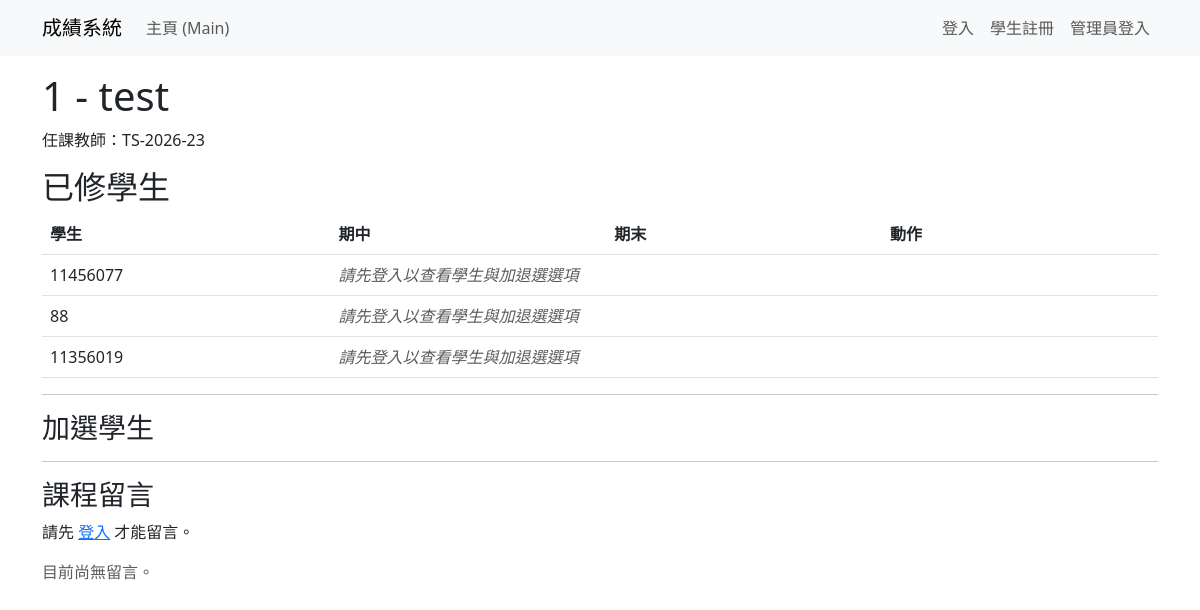
/course/9/, run on an earlier commit of the app's database.
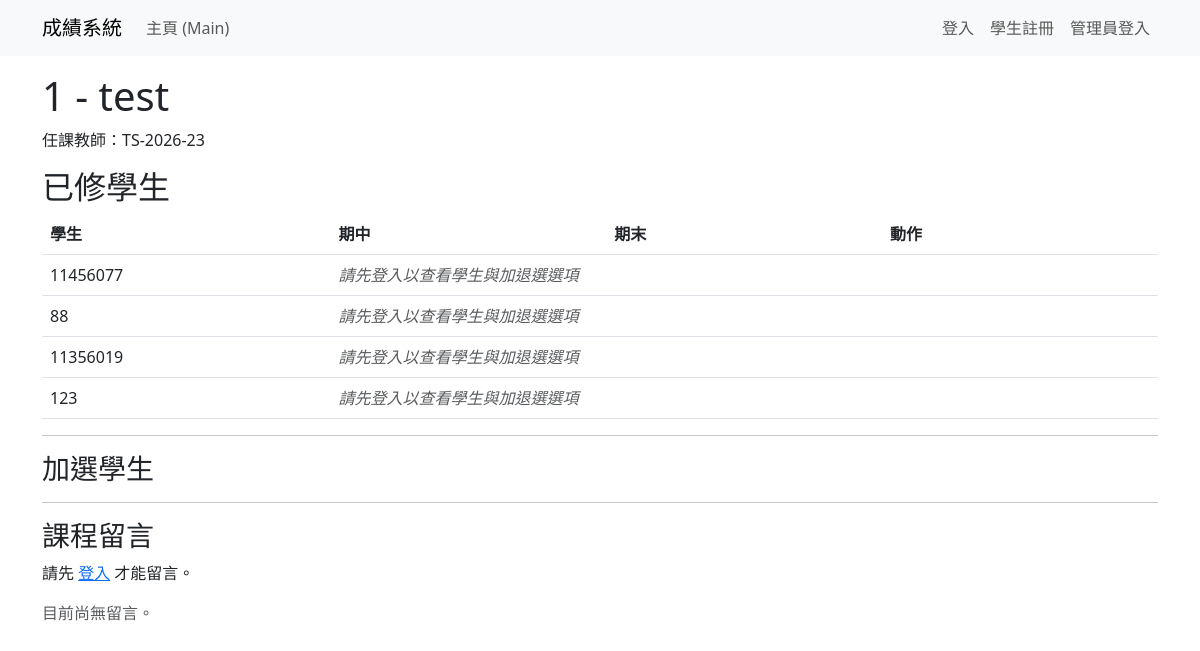
And on a later commit of the database.
### grades/models.py (models this page shows, shortened)
class Enrollment(models.Model):
    student = models.ForeignKey(User, on_delete=models.CASCADE, verbose_name="學生", related_name='enrollments')
    course = models.ForeignKey(Course, on_delete=models.CASCADE, verbose_name="課程", related_name='enrollments')
    semester = models.CharField(max_length=20, blank=True, default='', verbose_name="學期")
    approved = models.BooleanField(default=False, verbose_name="審核通過")
    requested_at = models.DateTimeField(default=timezone.now, verbose_name="申請時間")
    midterm_grade = models.DecimalField(
        max_digits=7,
        decimal_places=2,
        null=True,
        blank=True,
        verbose_name="期中成績",
        validators=[MinValueValidator(0)],
    )
    final_grade = models.DecimalField(
        max_digits=7,
        decimal_places=2,
        null=True,
        blank=True,
        verbose_name="期末成績",
        validators=[MinValueValidator(0)],
    )
    class Meta:
        verbose_name = "選課紀錄"
        verbose_name_plural = "選課紀錄管理"

### grades/views.py (the view)
# urls.py: path('course/<int:course_id>/', views.course_detail, name='course_detail'),
def course_detail(request, course_id):
    course = get_object_or_404(Course, id=course_id)
    enrollments = Enrollment.objects.filter(course=course).select_related('student')
    enrolled_student_ids = [e.student.id for e in enrollments]
    other_students = User.objects.exclude(id__in=enrolled_student_ids).filter(is_staff=False).order_by('username')
    comments = Comment.objects.filter(course=course).select_related('user').order_by('-created_at')
    comment_form = CommentForm()
    user_profile = getattr(request.user, 'profile', None) if request.user.is_authenticated else None
    return render(request, 'course.html', {
        'course': course,
        'enrollments': enrollments,
        'other_students': other_students,
        'comments': comments,
        'comment_form': comment_form,
        'user_profile': user_profile,
    })

### templates/course.html (shortened to what this page needs)
{% extends "base.html" %}
{% block content %}
<h1>{{ course.code }} - {{ course.name }}</h1>
<p>任課教師：{% if course.teacher %}{{ course.teacher.username }}{% else %}<span class="text-muted">未分配</span>{% endif %}</p>
<h2>已修學生</h2>
{% if enrollments %}
  <table class="table">
    <thead>
      <tr>
        <th>學生</th>
        <th>期中</th>
        <th>期末</th>
        <th>動作</th>
      </tr>
    </thead>
    <tbody>
      {% for e in enrollments %}
        <tr>
          <td>{{ e.student.username }}</td>
          {% if user.is_authenticated %}
            {% if user.is_staff or user == e.student or course.teacher and user == course.teacher %}
            <td>{{ e.midterm_grade|default:'-' }}</td>
            <td>{{ e.final_grade|default:'-' }}</td>
            <td>
              <form method="post" action="{% url 'enroll_course' %}">
                  {% csrf_token %}
                  <input type="hidden" name="course_id" value="{{ course.id }}">
                  <input type="hidden" name="action" value="drop">
                  {% if user.is_staff or course.teacher and user == course.teacher %}
                    <input type="hidden" name="student_id" value="{{ e.student.id }}">
                  {% endif %}
                  <button class="btn btn-sm btn-danger" type="submit">退選</button>
                </form>
            </td>
            {% else %}
            <td colspan="3"><em class="text-muted">僅限本人或授課教師可見</em></td>
            {% endif %}
          {% else %}
            <td colspan="3"><em class="text-muted">請先登入以查看學生與加退選選項</em></td>
          {% endif %}
        </tr>
      {% endfor %}
    </tbody>
  </table>
{% else %}
  <p>尚無學生修課。</p>
{% endif %}
<hr>
<h3>加選學生</h3>
<hr>
<h3>課程留言</h3>
  {% if user.is_authenticated %}
    <form method="post" action="{% url 'add_comment' course.id %}">
    {% csrf_token %}
    {{ comment_form.as_p }}
    <button class="btn btn-primary">留言</button>
  </form>
{% else %}
  <p>請先 <a href="{% url 'login' %}">登入</a> 才能留言。</p>
{% endif %}
  {% if comments %}
  <ul class="list-group mt-3">
    {% for c in comments %}
      <li class="list-group-item">
        <div class="d-flex justify-content-between">
          <div>
            <strong>{{ c.user.username }}</strong> <small class="text-muted">{{ c.created_at }}</small>
            <div>{{ c.content|linebreaks }}</div>
          </div>
          <div>
            {% if c.user == user or user.is_staff %}
              <a href="{% url 'edit_comment' c.id %}" class="btn btn-sm btn-outline-secondary">編輯</a>
              <form method="post" action="{% url 'delete_comment' c.id %}" style="display:inline;">
                {% csrf_token %}
                <button class="btn btn-sm btn-danger" onclick="return confirm('確定刪除?')">刪除</button>
              </form>
            {% endif %}
          </div>
        </div>
      </li>
    {% endfor %}
  </ul>
{% else %}
  <p class="text-muted mt-3">目前尚無留言。</p>
{% endif %}
{% endblock %}

What changed in the data, as far as the page shows it:
added Enrollment: student.username "123"
